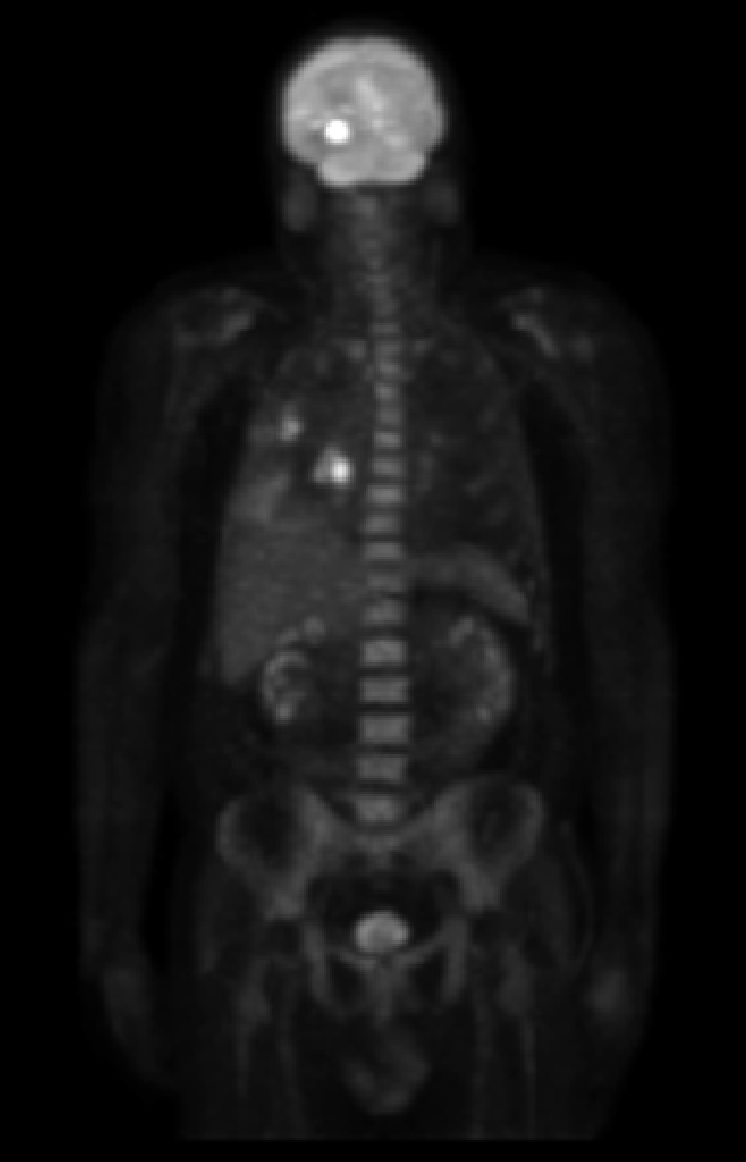
#> input picture Chapter04/pic/Fig0462(a)(PET_image).tif, 746 x 1162 px
$ python homomorphicfilter.py
#> lines starting #> are read from the running program, lines starting #| are printed output that depends on the picture
#> further down, img is the input picture: shape (1162, 746); min 0, max 255, mean 19.4
"""
Created by HenryMa on 2020/8/28
"""

__author__ = 'HenryMa'


from builtins import *

import cv2
import numpy as np
import matplotlib.pyplot as plt


def homomorphic_filter(image, d0=10, rl=0.5, rh=2, c=4):
#> called with d0 = 10, rl = 0.5, rh = 2, c = 4
    gray = image.copy()
    if len(image.shape) > 2:
        gray = cv2.cvtColor(image, cv2.COLOR_BGR2GRAY)
    gray = np.float64(gray)
    gray = np.log(gray + 1)  #  防止有元素为0
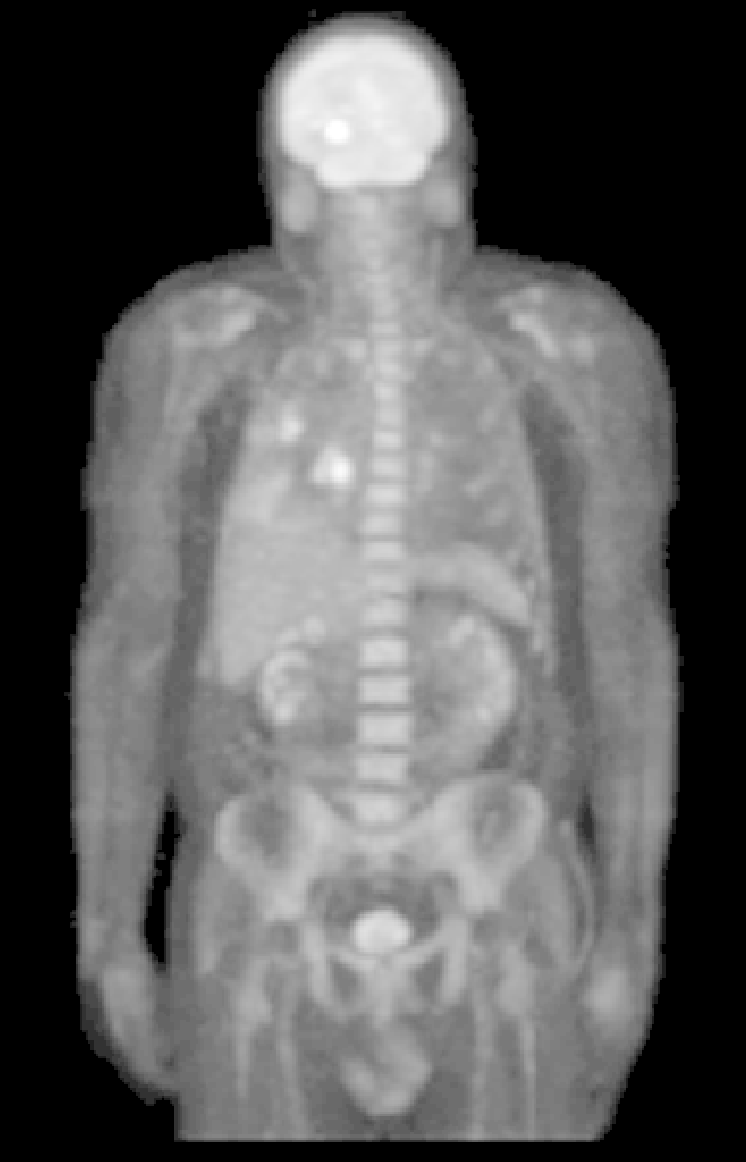
#> gray: shape (1162, 746) float64; min 0, max 5.55, mean 2; drawn with min black and max white
    rows, cols = gray.shape
#> rows = 1162; cols = 746

    gray_fft = np.fft.fft2(gray)
    gray_fftshift = np.fft.fftshift(gray_fft)
    dst_fftshift = np.zeros_like(gray_fftshift)
    M, N = np.meshgrid(np.arange(-cols//2, cols//2), np.arange(-rows//2, rows//2))
    D = np.sqrt(M ** 2 + N ** 2)
    Z = (rh - rl) * (1 - np.exp(-c * (D ** 2 / d0 ** 2))) + rl
    dst_fftshift = Z * gray_fftshift
    dst_ifftshift = np.fft.ifftshift(dst_fftshift)
    dst_ifft = np.fft.ifft2(dst_ifftshift)
    dst = np.exp(np.abs(dst_ifft)) - 1
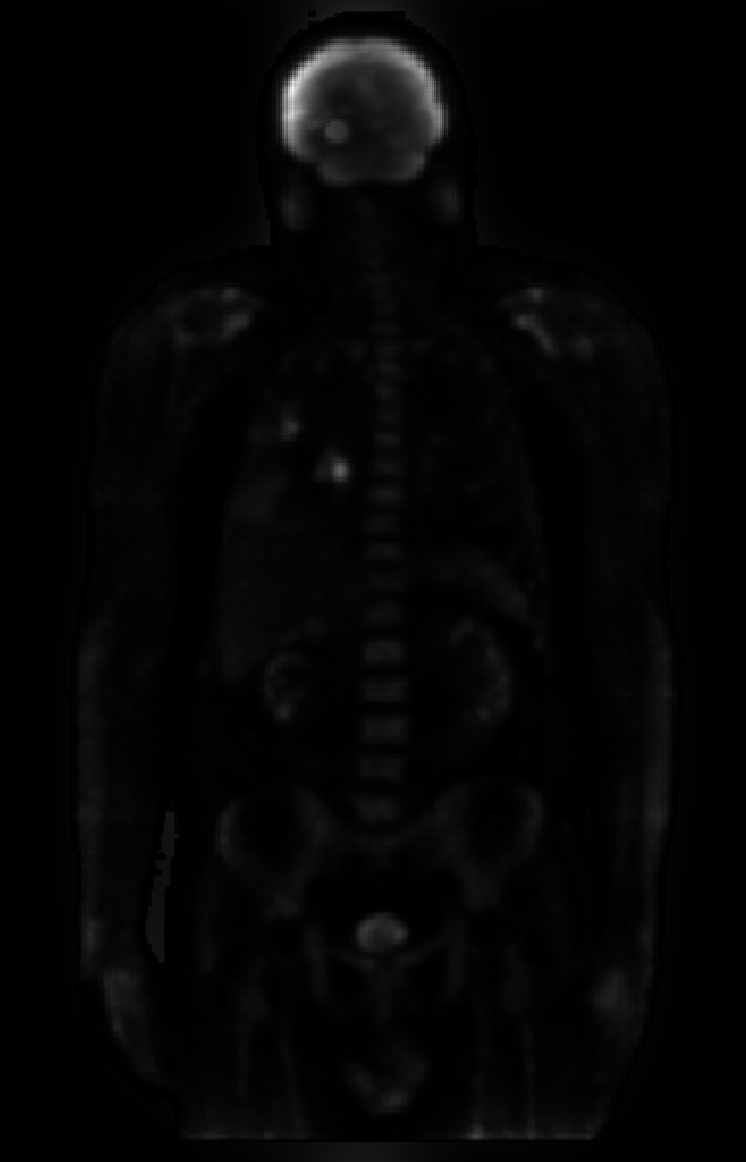
#> dst: shape (1162, 746) float64; min 1.12e-06, max 363.3, mean 7.1; drawn with min black and max white
    dst = np.uint8(np.clip(dst, 0, 255))

    return dst


if __name__ == '__main__':
    img = cv2.imread('../pic/Fig0462(a)(PET_image).tif', 0)
    plt.subplot(121)
    plt.axis("off")
    plt.imshow(img, cmap='gray')
    plt.subplot(122)
    plt.axis('off')
    plt.imshow(homomorphic_filter(img), cmap="gray")
    plt.show()
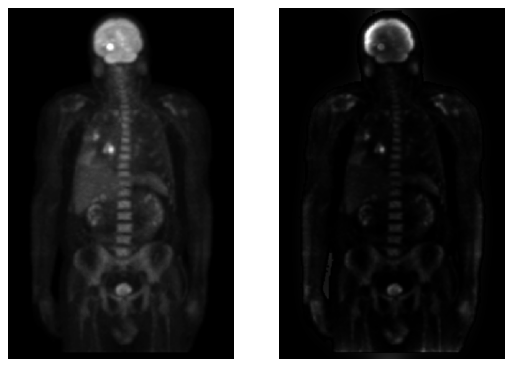
#> figure drawn by matplotlib, 2 panels
